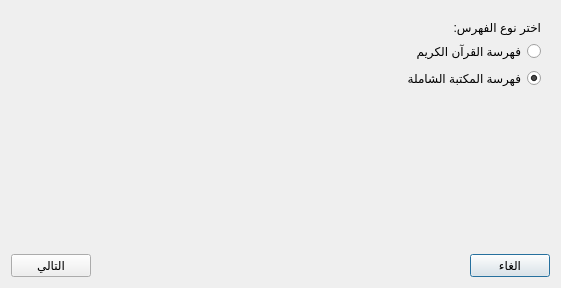
<?xml version="1.0" encoding="UTF-8"?>
<ui version="4.0">
 <class>IndexingDialg</class>
 <widget class="QDialog" name="IndexingDialg">
  <property name="geometry">
   <rect>
    <x>0</x>
    <y>0</y>
    <width>561</width>
    <height>288</height>
   </rect>
  </property>
  <property name="windowTitle">
   <string>انشاء فهرس</string>
  </property>
  <property name="layoutDirection">
   <enum>Qt::RightToLeft</enum>
  </property>
  <property name="locale">
   <locale language="Arabic" country="Morocco"/>
  </property>
  <layout class="QVBoxLayout" name="verticalLayout">
   <item>
    <widget class="QWidget" name="widgetSelectIndexType" native="true">
     <property name="sizePolicy">
      <sizepolicy hsizetype="Preferred" vsizetype="Expanding">
       <horstretch>0</horstretch>
       <verstretch>0</verstretch>
      </sizepolicy>
     </property>
     <layout class="QVBoxLayout" name="verticalLayout_2">
      <item>
       <widget class="QLabel" name="label">
        <property name="text">
         <string>اختر نوع الفهرس:</string>
        </property>
       </widget>
      </item>
      <item>
       <widget class="QRadioButton" name="radioQuran">
        <property name="text">
         <string>فهرسة القرآن الكريم</string>
        </property>
       </widget>
      </item>
      <item>
       <widget class="QRadioButton" name="radioShamela">
        <property name="text">
         <string>فهرسة المكتبة الشاملة</string>
        </property>
        <property name="checked">
         <bool>true</bool>
        </property>
       </widget>
      </item>
      <item>
       <spacer name="verticalSpacer">
        <property name="orientation">
         <enum>Qt::Vertical</enum>
        </property>
        <property name="sizeHint" stdset="0">
         <size>
          <width>20</width>
          <height>176</height>
         </size>
        </property>
       </spacer>
      </item>
     </layout>
    </widget>
   </item>
   <item>
    <layout class="QHBoxLayout" name="horizontalLayout">
     <item>
      <widget class="QPushButton" name="pushCancel">
       <property name="sizePolicy">
        <sizepolicy hsizetype="Fixed" vsizetype="Fixed">
         <horstretch>0</horstretch>
         <verstretch>0</verstretch>
        </sizepolicy>
       </property>
       <property name="text">
        <string>الغاء</string>
       </property>
      </widget>
     </item>
     <item>
      <spacer name="horizontalSpacer_2">
       <property name="orientation">
        <enum>Qt::Horizontal</enum>
       </property>
       <property name="sizeHint" stdset="0">
        <size>
         <width>218</width>
         <height>20</height>
        </size>
       </property>
      </spacer>
     </item>
     <item>
      <widget class="QPushButton" name="pushNext">
       <property name="text">
        <string>التالي</string>
       </property>
      </widget>
     </item>
    </layout>
   </item>
  </layout>
 </widget>
 <tabstops>
  <tabstop>pushNext</tabstop>
  <tabstop>pushCancel</tabstop>
 </tabstops>
 <resources/>
 <connections/>
</ui>
